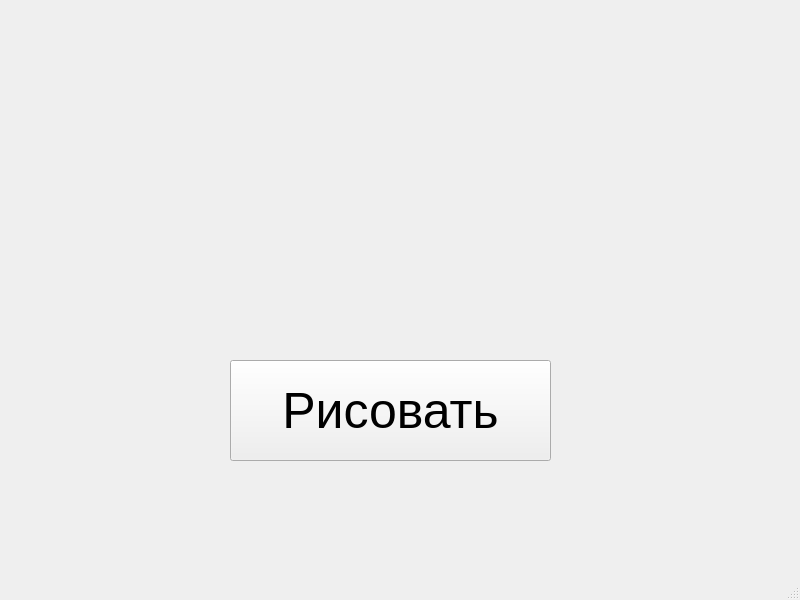
<?xml version="1.0" encoding="UTF-8"?>
<ui version="4.0">
 <class>MainWindow</class>
 <widget class="QMainWindow" name="MainWindow">
  <property name="geometry">
   <rect>
    <x>0</x>
    <y>0</y>
    <width>800</width>
    <height>600</height>
   </rect>
  </property>
  <property name="windowTitle">
   <string>MainWindow</string>
  </property>
  <widget class="QWidget" name="centralwidget">
   <widget class="QPushButton" name="pushButton">
    <property name="geometry">
     <rect>
      <x>230</x>
      <y>360</y>
      <width>321</width>
      <height>101</height>
     </rect>
    </property>
    <property name="styleSheet">
     <string notr="true">font: 50px</string>
    </property>
    <property name="text">
     <string>Рисовать</string>
    </property>
   </widget>
  </widget>
  <widget class="QMenuBar" name="menubar">
   <property name="geometry">
    <rect>
     <x>0</x>
     <y>0</y>
     <width>800</width>
     <height>26</height>
    </rect>
   </property>
  </widget>
  <widget class="QStatusBar" name="statusbar"/>
 </widget>
 <resources/>
 <connections/>
</ui>
